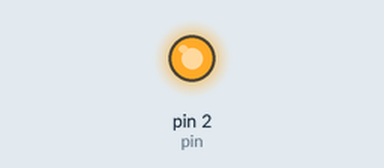
The sketch below on a simulated Arduino Uno, built with avr-gcc and run on an emulated ATmega328P. Shown: output pins drawn as LEDs (lit = HIGH).

Above: at 2.5 s.
At 7.5 s:
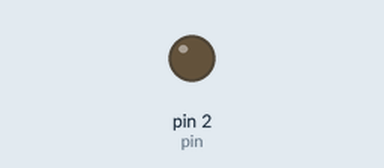
Timing chart, 0 to 13.0 s (numbered marks = the images above):
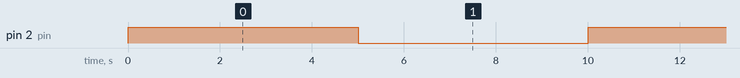

Measured:
- by itself, pin 2 (pin): alternates HIGH for 5.0 s and LOW for 5.0 s

The sketch:

test_relay_led.ino
```cpp
const int pin = 2;            // digital input

void setup() {
  Serial.begin(9600);
  pinMode(pin, OUTPUT);
}

void loop(){
  digitalWrite(pin, HIGH);   // set Pin HIGH
  delay(5000);
  digitalWrite(pin, LOW);    // set Pin LOW
  delay(5000);
}
```
